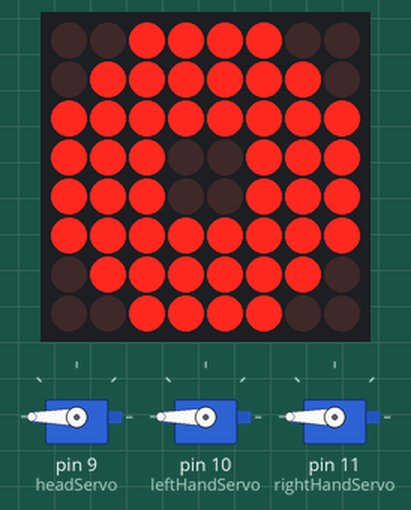
Simulated run of this sketch. Board: Arduino Uno, built with avr-gcc and run on an emulated ATmega328P. Shown: 3 × servo, 8×8 LED matrix.

Above: at 9.1 s.
At 11.1 s:
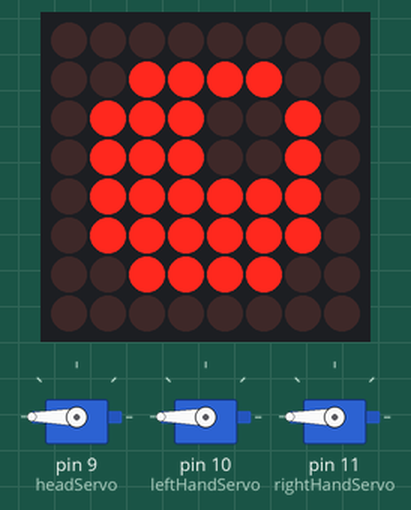
At 13.1 s:
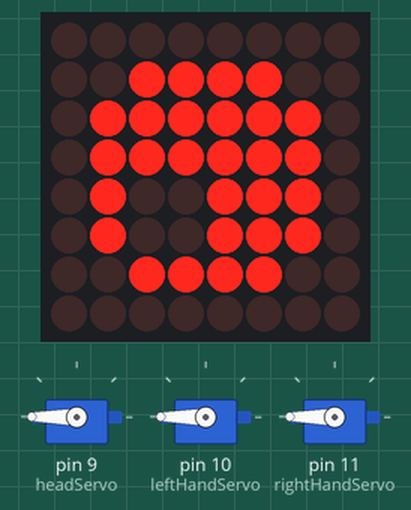
At 17.1 s:
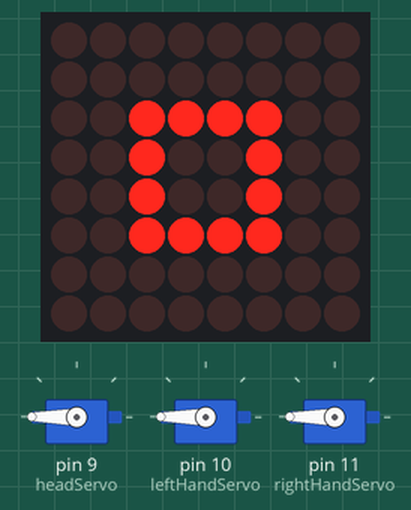
At 29.1 s:
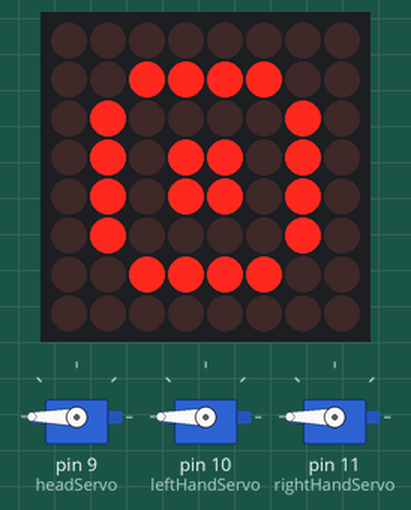
At 37.1 s:
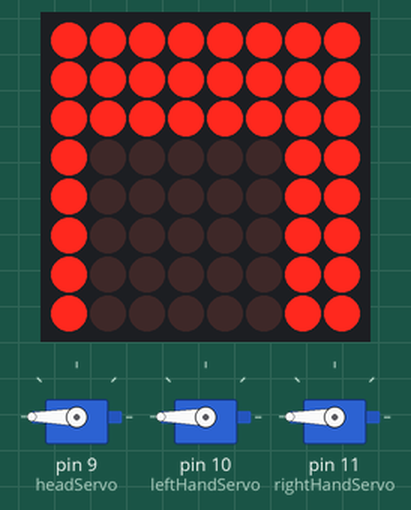
Timing chart, 0 to 40.0 s (numbered marks = the images above):
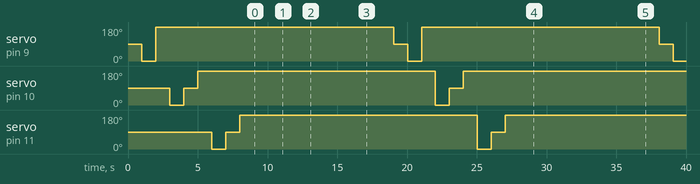

Measured:
- by itself, servo on pin 9 (headServo): 90° → 0° at 1.0 s, → 180° 1.0 s later, → 90° 17.0 s later, → 0° 1.0 s later, … (7 changes in this stretch)
- by itself, servo on pin 10 (leftHandServo): 90° → 0° at 3.0 s, → 90° 1.0 s later, → 180° 1.0 s later, → 0° 17.0 s later, … (6 changes in this stretch)
- by itself, servo on pin 11 (rightHandServo): 90° → 0° at 6.0 s, → 90° 1.0 s later, → 180° 1.0 s later, → 0° 17.0 s later, … (6 changes in this stretch)
- what the display in image 0 shows lasts 1.0 s, from 9.0 s to 10.0 s

The sketch:

servoand_led_dotmaterix_code_competfions.ino
```cpp
#include <Servo.h>
Servo headServo;
Servo leftHandServo;
Servo rightHandServo;
#include <Arduino.h>
#include <LedControl.h>  // Include the LedControl library
const uint8_t IMAGES[][8] = {
{
  0b00111100,
  0b01111110,
  0b11111111,
  0b11100111,
  0b11100111,
  0b11111111,
  0b01111110,
  0b00111100
},{
  0b00111100,
  0b01111110,
  0b11111111,
  0b11100111,
  0b11100111,
  0b11111111,
  0b01111110,
  0b00111100
},{
  0b00000000,
  0b00111100,
  0b01000010,
  0b01011010,
  0b01011010,
  0b01000010,
  0b00111100,
  0b00000000
},{
  0b00000000,
  0b00111100,
  0b01000010,
  0b01011010,
  0b01011010,
  0b01000010,
  0b00111100,
  0b00000000
},{
  0b00000000,
  0b00111100,
  0b01110010,
  0b01110010,
  0b01111110,
  0b01111110,
  0b00111100,
  0b00000000
},{
  0b00000000,
  0b00111100,
  0b01110010,
  0b01110010,
  0b01111110,
  0b01111110,
  0b00111100,
  0b00000000
},{
  0b00000000,
  0b00111100,
  0b01001110,
  0b01001110,
  0b01111110,
  0b01111110,
  0b00111100,
  0b00000000
},{
  0b00000000,
  0b00111100,
  0b01001110,
  0b01001110,
  0b01111110,
  0b01111110,
  0b00111100,
  0b00000000
},{
  0b00000000,
  0b00111100,
  0b01111110,
  0b01111110,
  0b01001110,
  0b01001110,
  0b00111100,
  0b00000000
},{
  0b00000000,
  0b00111100,
  0b01111110,
  0b01111110,
  0b01001110,
  0b01001110,
  0b00111100,
  0b00000000
},{
  0b00000000,
  0b00111100,
  0b01111110,
  0b01111110,
  0b01110010,
  0b01110010,
  0b00111100,
  0b00000000
},{
  0b00000000,
  0b00111100,
  0b01111110,
  0b01111110,
  0b01110010,
  0b01110010,
  0b00111100,
  0b00000000
},{
  0b11111111,
  0b11111111,
  0b11111111,
  0b11111111,
  0b11111111,
  0b11111111,
  0b11111111,
  0b11111111
},{
  0b11111111,
  0b11111111,
  0b11111111,
  0b11111111,
  0b11111111,
  0b11111111,
  0b11111111,
  0b11111111
},{
  0b00000000,
  0b01111110,
  0b01000010,
  0b01000010,
  0b01000010,
  0b01000010,
  0b01111110,
  0b00000000
},{
  0b00000000,
  0b01111110,
  0b01000010,
  0b01000010,
  0b01000010,
  0b01000010,
  0b01111110,
  0b00000000
},{
  0b00000000,
  0b00000000,
  0b00111100,
  0b00100100,
  0b00100100,
  0b00111100,
  0b00000000,
  0b00000000
},{
  0b00000000,
  0b00000000,
  0b00111100,
  0b00100100,
  0b00100100,
  0b00111100,
  0b00000000,
  0b00000000
},{
  0b11111111,
  0b11111111,
  0b11111111,
  0b10000011,
  0b10000011,
  0b10000011,
  0b10000011,
  0b10000011
},{
  0b11111111,
  0b11111111,
  0b11111111,
  0b10000011,
  0b10000011,
  0b10000011,
  0b10000011,
  0b10000011
}};
const int IMAGES_LEN = sizeof(IMAGES)/8;

// Define the pin connections for the LED matrix
const int DIN_PIN = 2;   // Data In
const int CLK_PIN = 3;   // Clock
const int CS_PIN = 4;    // Chip Select

LedControl lc = LedControl(DIN_PIN, CLK_PIN, CS_PIN, 1);  // Create a LedControl instance

// Set up function
void setup() {

  headServo.attach(9);     // Attach head servo to pin 9
  leftHandServo.attach(10); // Attach left hand servo to pin 10
  rightHandServo.attach(11);// Attach right hand servo to pin 11
  // Initialize the LED matrix
  lc.shutdown(0, false);
  lc.setIntensity(0, 8);   // Adjust intensity (0-15)
  lc.clearDisplay(0);      // Clear the display
}

// Display a single image on the LED matrix
void displayImage(const uint8_t *image) {
  for (int row = 0; row < 8; row++) {
    lc.setRow(0, row, image[row]);  // Set the row data on the LED matrix
  }
  delay(500);  // Display each image for 1 second
  lc.clearDisplay(0);  // Clear the display
}

// Loop function
void loop() {

   // Move head to different positions
  headServo.write(90);    // Center position
  delay(1000);
  headServo.write(0);     // One extreme
  delay(1000);
  headServo.write(180);   // Other extreme
  delay(1000);

  // Move left hand to different positions
  leftHandServo.write(0);    // One extreme
  delay(1000);
  leftHandServo.write(90);   // Center position
  delay(1000);
  leftHandServo.write(180);  // Other extreme
  delay(1000);

  // Move right hand to different positions
  rightHandServo.write(0);   // One extreme
  delay(1000);
  rightHandServo.write(90);  // Center position
  delay(1000);
  rightHandServo.write(180); // Other extreme
  delay(1000);
  // Display each image in sequence
  for (int i = 0; i < IMAGES_LEN; i++) {
    displayImage(IMAGES[i]);
  }
}
```
